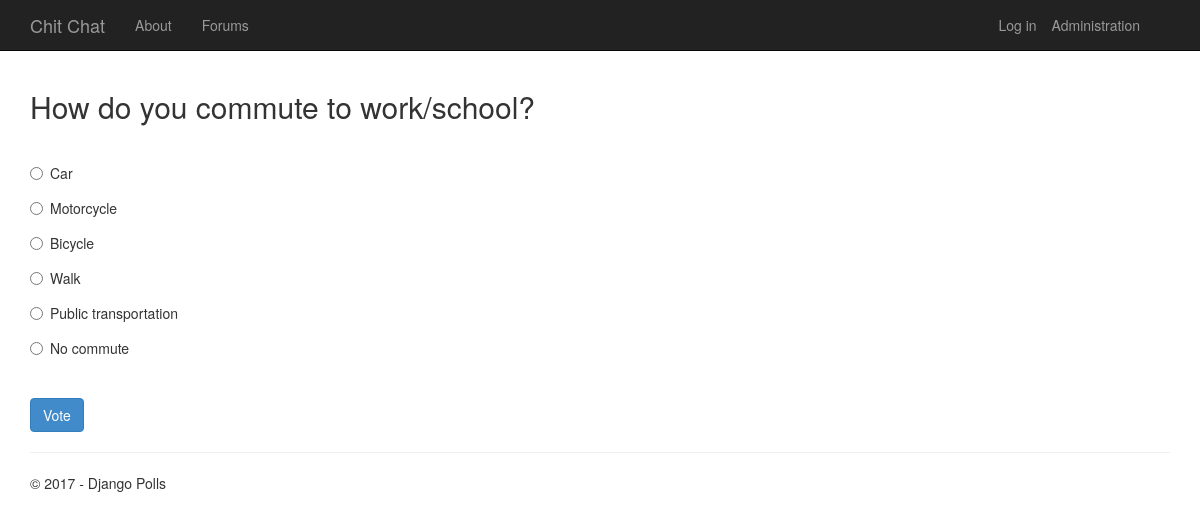
The app's page /5/ with its own data.
### app/models.py (models this page shows, shortened)
class Poll(models.Model):
    text = models.CharField(max_length=200)
    pub_date = models.DateTimeField('date published')

class Choice(models.Model):
    poll = models.ForeignKey(Poll)
    text = models.CharField(max_length=200)
    votes = models.IntegerField(default=0)

### app/views.py (the view)
class PollDetailView(DetailView):
    model = Poll
    def get_context_data(self, **kwargs):
        context = super(PollDetailView, self).get_context_data(**kwargs)
        context['title'] = 'Poll'
        context['year'] = datetime.now().year
        return context

### app/templates/app/details.html (shortened to what this page needs)
{% extends "app/layout.html" %}
{% block content %}
<h2>{{poll.text}}</h2>
<br />
<form action="{% url 'app:vote' poll.id %}" method="post">
{% for choice in poll.choice_set.all %}
    <div class="radio">
        <label>
            <input type="radio" name="choice" id="choice{{ forloop.counter }}" value="{{ choice.id }}" />
            {{ choice.text }}
        </label>
    </div>
{% endfor %}
    <br />
    <button class="btn btn-primary" type="submit">Vote</button>
</form>
{% endblock %}

### app/static/app/content/site.css (style rules this page uses)
body { padding-top: 50px; padding-bottom: 20px; }
input, select, textarea { max-width: 280px; }
.radio, .checkbox { margin-bottom: 20px; }

### records on screen
Poll: text "How do you commute to work/school?"
Choice: text "Car"
Choice: text "Motorcycle"
Choice: text "Bicycle"
Choice: text "Walk"
Choice: text "Public transportation"
Choice: text "No commute"

### other values on screen
{{ year }} "2017"
